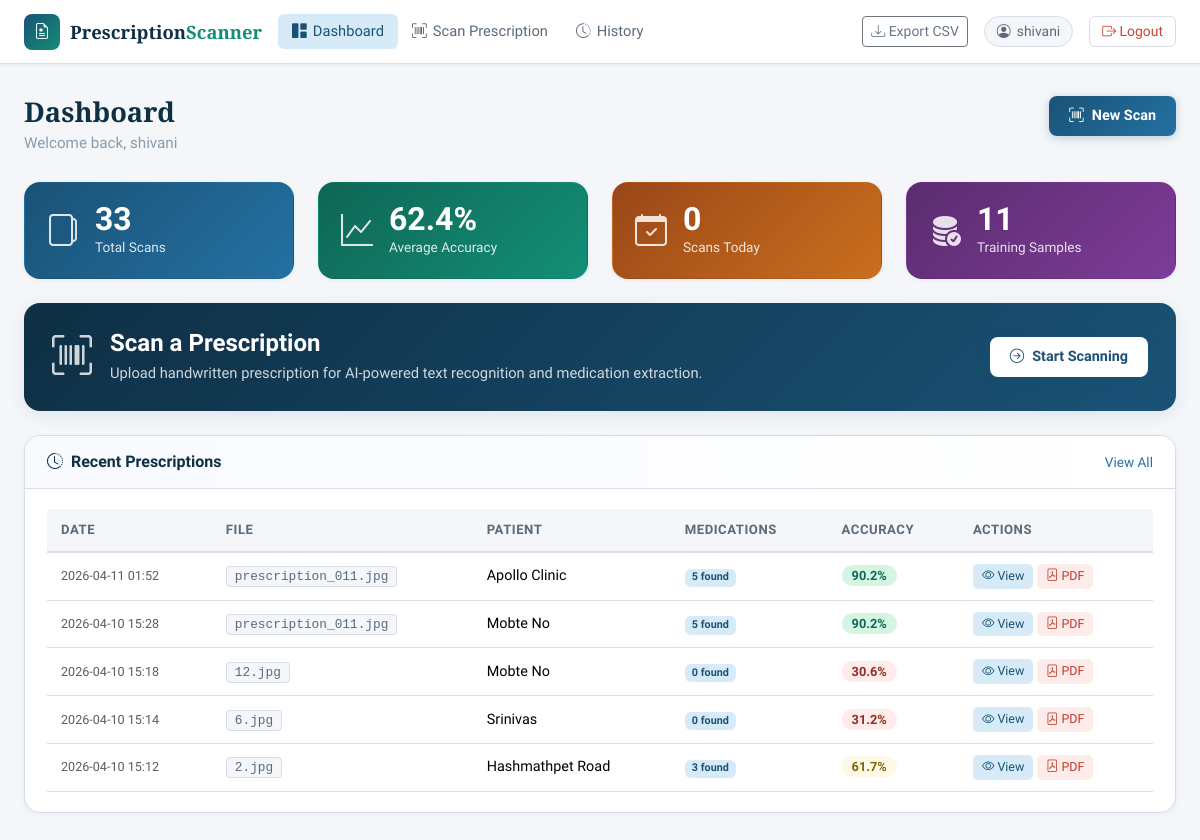
The app's page /dashboard (signed in) with its own data.
### tables this page shows
CREATE TABLE users (
        id INTEGER PRIMARY KEY AUTOINCREMENT,
        full_name TEXT NOT NULL,
        email TEXT UNIQUE NOT NULL,
        password_hash TEXT NOT NULL,
        role TEXT DEFAULT 'user',
        reset_token TEXT,
        reset_token_expiry TIMESTAMP,
        created_at TIMESTAMP DEFAULT CURRENT_TIMESTAMP,
        last_login TIMESTAMP,
        is_active INTEGER DEFAULT 1
    );

CREATE TABLE prescriptions (
        id INTEGER PRIMARY KEY AUTOINCREMENT,
        user_id INTEGER NOT NULL,
        original_filename TEXT,
        stored_filename TEXT,
        scan_date TIMESTAMP DEFAULT CURRENT_TIMESTAMP,
        patient_name TEXT,
        patient_age TEXT,
        doctor_name TEXT,
        raw_text TEXT,
        ocr_confidence REAL,
        overall_accuracy REAL,
        medications_json TEXT,
        accuracy_metrics_json TEXT,
        pdf_path TEXT,
        notes TEXT,
        FOREIGN KEY (user_id) REFERENCES users(id)
    );

### app.py (the view)
@app.route('/dashboard')
@login_required
def dashboard():
    user = get_current_user()
    stats = get_dashboard_stats(session['user_id'])
    prescriptions = get_user_prescriptions(session['user_id'], limit=5)
    training_stats = get_training_stats()
    return render_template('dashboard.html', user=user, stats=stats,
                           prescriptions=prescriptions,
                           training_stats=training_stats)

### app.py (called while the page is built)
def login_required(f):
    @wraps(f)
    def decorated(*args, **kwargs):
        if 'user_id' not in session:
            flash('Please log in to access this page.', 'warning')
            return redirect(url_for('login'))
        return f(*args, **kwargs)
    return decorated

def get_current_user():
    if 'user_id' in session:
        return get_user_by_id(session['user_id'])
    return None

### models.py (called while the page is built)
def get_db():
    os.makedirs(os.path.dirname(DB_PATH), exist_ok=True)
    conn = sqlite3.connect(DB_PATH)
    conn.row_factory = sqlite3.Row
    return conn

def get_user_by_id(user_id):
    conn = get_db()
    c = conn.cursor()
    c.execute('SELECT * FROM users WHERE id = ?', (user_id,))
    row = c.fetchone()
    conn.close()
    return dict(row) if row else None

def get_user_prescriptions(user_id, limit=50):
    conn = get_db()
    c = conn.cursor()
    c.execute('''SELECT id, original_filename, scan_date, patient_name, patient_age,
                        doctor_name, ocr_confidence, overall_accuracy, pdf_path,
                        medications_json
                 FROM prescriptions WHERE user_id = ?
                 ORDER BY scan_date DESC LIMIT ?''', (user_id, limit))
    rows = c.fetchall()
    conn.close()
    results = []
    for row in rows:
        d = dict(row)
        d['medications'] = json.loads(d.get('medications_json') or '[]')
        results.append(d)
    return results

def get_dashboard_stats(user_id):
    conn = get_db()
    c = conn.cursor()
    c.execute('SELECT COUNT(*) FROM prescriptions WHERE user_id = ?', (user_id,))
    total = c.fetchone()[0]
    c.execute('SELECT AVG(overall_accuracy) FROM prescriptions WHERE user_id = ?', (user_id,))
    avg_acc = c.fetchone()[0] or 0
    c.execute('SELECT COUNT(*) FROM prescriptions WHERE user_id = ? AND date(scan_date) = date("now")',
              (user_id,))
    today = c.fetchone()[0]
    conn.close()
    return {
        "total_scans": total,
        "avg_accuracy": round(float(avg_acc), 1),
        "scans_today": today,
    }

### utils/training_module.py (called while the page is built)
def get_training_stats():
    init_training_db()
    conn = sqlite3.connect(TRAINING_DB)
    c = conn.cursor()
    c.execute('SELECT COUNT(*) FROM training_samples')
    total = int(c.fetchone()[0])
    c.execute('SELECT COUNT(*) FROM training_samples WHERE verified=1')
    verified = int(c.fetchone()[0])
    conn.close()
    return {"total_samples": total, "verified_samples": verified}

### templates/dashboard.html (shortened to what this page needs)
{% extends 'base.html' %}
{% block content %}
<div class="page-container">
    <div class="page-header">
        <div>
            <h1 class="page-title">Dashboard</h1>
            <p class="page-subtitle">Welcome back, {{ user.full_name }}</p>
        </div>
        <a href="{{ url_for('scan') }}" class="btn btn-primary-app">
            <i class="bi bi-upc-scan me-2"></i>New Scan
        </a>
    </div>
    <div class="row g-4 mb-4">
        <div class="col-sm-6 col-lg-3">
            <div class="stat-card stat-card-blue">
                <div class="stat-icon"><i class="bi bi-files-alt"></i></div>
                <div class="stat-body">
                    <div class="stat-value">{{ stats.total_scans }}</div>
                    <div class="stat-label">Total Scans</div>
                </div>
            </div>
        </div>
        <div class="col-sm-6 col-lg-3">
            <div class="stat-card stat-card-green">
                <div class="stat-icon"><i class="bi bi-graph-up"></i></div>
                <div class="stat-body">
                    <div class="stat-value">{{ stats.avg_accuracy }}%</div>
                    <div class="stat-label">Average Accuracy</div>
                </div>
            </div>
        </div>
        <div class="col-sm-6 col-lg-3">
            <div class="stat-card stat-card-orange">
                <div class="stat-icon"><i class="bi bi-calendar-check"></i></div>
                <div class="stat-body">
                    <div class="stat-value">{{ stats.scans_today }}</div>
                    <div class="stat-label">Scans Today</div>
                </div>
            </div>
        </div>
        <div class="col-sm-6 col-lg-3">
            <div class="stat-card stat-card-purple">
                <div class="stat-icon"><i class="bi bi-database-fill-check"></i></div>
                <div class="stat-body">
                    <div class="stat-value">{{ training_stats.total_samples }}</div>
                    <div class="stat-label">Training Samples</div>
                </div>
            </div>
        </div>
    </div>
    <div class="scan-cta-card mb-4">
        <div class="scan-cta-content">
            <div class="scan-cta-icon"><i class="bi bi-upc-scan"></i></div>
            <div>
                <h4>Scan a Prescription</h4>
                <p>Upload handwritten prescription for AI-powered text recognition and medication extraction.</p>
            </div>
        </div>
        <a href="{{ url_for('scan') }}" class="btn btn-primary-app">
            <i class="bi bi-arrow-right-circle me-2"></i>Start Scanning
        </a>
    </div>
    <div class="section-card">
        <div class="section-card-header">
            <h5><i class="bi bi-clock-history me-2"></i>Recent Prescriptions</h5>
            <a href="{{ url_for('history') }}" class="btn btn-sm btn-link-app">View All</a>
        </div>
        <div class="section-card-body">
            {% if prescriptions %}
            <div class="table-responsive">
                <table class="table table-app">
                    <thead>
                        <tr>
                            <th>Date</th>
                            <th>File</th>
                            <th>Patient</th>
                            <th>Medications</th>
                            <th>Accuracy</th>
                            <th>Actions</th>
                        </tr>
                    </thead>
                    <tbody>
                        {% for rx in prescriptions %}
                        <tr>
                            <td><span class="text-muted small">{{ rx.scan_date[:16] if rx.scan_date else '-' }}</span></td>
                            <td><span class="filename-badge">{{ rx.original_filename[:20] if rx.original_filename else 'Unknown' }}</span></td>
                            <td>{{ rx.patient_name or '-' }}</td>
                            <td>
                                <span class="badge bg-primary-soft">{{ rx.medications|length }} found</span>
                            </td>
                            <td>
                                <span class="accuracy-badge {% if rx.overall_accuracy and rx.overall_accuracy > 70 %}accuracy-good{% elif rx.overall_accuracy and rx.overall_accuracy > 40 %}accuracy-avg{% else %}accuracy-low{% endif %}">
                                    {{ rx.overall_accuracy|round(1) if rx.overall_accuracy else '0' }}%
                                </span>
                            </td>
                            <td>
                                <a href="{{ url_for('view_prescription', rx_id=rx.id) }}" class="btn btn-xs btn-view">
                                    <i class="bi bi-eye"></i> View
                                </a>
                                {% if rx.pdf_path %}
                                <a href="{{ url_for('download_pdf', rx_id=rx.id) }}" class="btn btn-xs btn-pdf">
                                    <i class="bi bi-file-pdf"></i> PDF
                                </a>
                                {% endif %}
                            </td>
                        </tr>
                        {% endfor %}
                    </tbody>
                </table>
            </div>
            {% endif %}
        </div>
    </div>
</div>
{% endblock %}

### templates/base.html (shortened to what this page needs)
<!DOCTYPE html>
<html lang="en">
<head>
    <link rel="stylesheet" href="https://cdn.jsdelivr.net/npm/bootstrap@5.3.2/dist/css/bootstrap.min.css">
    <link rel="stylesheet" href="https://cdn.jsdelivr.net/npm/bootstrap-icons@1.11.3/font/bootstrap-icons.min.css">
    <link rel="stylesheet" href="{{ url_for('static', filename='css/style.css') }}">
</head>
<body>
{% if 'user_id' in session %}
<nav class="navbar navbar-expand-lg" id="main-navbar">
    <div class="container-fluid px-4">
        <a class="navbar-brand" href="{{ url_for('dashboard') }}">
            <span class="brand-icon"><i class="bi bi-file-earmark-medical"></i></span>
            <span class="brand-text">Prescription<span class="brand-accent">Scanner</span></span>
        </a>
        <div class="collapse navbar-collapse" id="navbarMain">
            <ul class="navbar-nav me-auto mb-2 mb-lg-0">
                <li class="nav-item">
                    <a class="nav-link {% if request.endpoint == 'dashboard' %}active{% endif %}" href="{{ url_for('dashboard') }}">
                        <i class="bi bi-grid-1x2-fill"></i> Dashboard
                    </a>
                </li>
                <li class="nav-item">
                    <a class="nav-link {% if request.endpoint == 'scan' %}active{% endif %}" href="{{ url_for('scan') }}">
                        <i class="bi bi-upc-scan"></i> Scan Prescription
                    </a>
                </li>
                <li class="nav-item">
                    <a class="nav-link {% if request.endpoint == 'history' %}active{% endif %}" href="{{ url_for('history') }}">
                        <i class="bi bi-clock-history"></i> History
                    </a>
                </li>
            </ul>
            <div class="navbar-end d-flex align-items-center gap-3">
                <a href="{{ url_for('export_csv') }}" class="btn btn-sm btn-outline-secondary" title="Export CSV">
                    <i class="bi bi-download"></i> Export CSV
                </a>
                <div class="user-pill">
                    <i class="bi bi-person-circle"></i>
                    <span>{{ session.get('user_name', 'User') }}</span>
                </div>
                <a href="{{ url_for('logout') }}" class="btn btn-sm btn-logout">
                    <i class="bi bi-box-arrow-right"></i> Logout
                </a>
            </div>
        </div>
    </div>
</nav>
{% endif %}
<main class="{% if 'user_id' in session %}main-content{% endif %}">
    {% block content %}{% endblock %}
</main>
</body>
</html>

### records on screen
users: get "shivani", full_name "shivani"
prescriptions: scan_date "2026-04-11 01:52", original_filename "prescription_011.jpg", patient_name "Apollo Clinic", medications|length "5", overall_accuracy "90.2"
prescriptions: scan_date "2026-04-10 15:28", original_filename "prescription_011.jpg", patient_name "Mobte No", medications|length "5", overall_accuracy "90.2"
prescriptions: scan_date "2026-04-10 15:18", original_filename "12.jpg", patient_name "Mobte No", medications|length "0", overall_accuracy "30.6"
prescriptions: scan_date "2026-04-10 15:14", original_filename "6.jpg", patient_name "Srinivas", medications|length "0", overall_accuracy "31.2"
prescriptions: scan_date "2026-04-10 15:12", original_filename "2.jpg", patient_name "Hashmathpet Road", medications|length "3", overall_accuracy "61.7"

### other values on screen
{{ stats.total_scans }} "33"
{{ stats.avg_accuracy }} "62.4"
{{ stats.scans_today }} "0"
{{ training_stats.total_samples }} "11"
